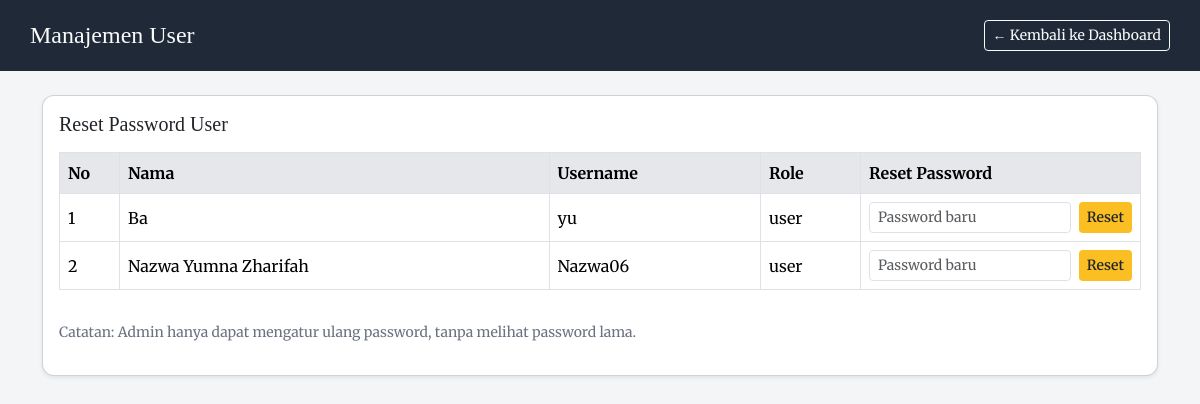
Page /Perpusimbad/admin/user.php on the committed database.
### tables this page shows
CREATE TABLE `users` (
  `id_user` int(11) NOT NULL,
  `nim` varchar(20) DEFAULT NULL,
  `nama` varchar(100) DEFAULT NULL,
  `jurusan` varchar(100) DEFAULT NULL,
  `username` varchar(50) DEFAULT NULL,
  `password` varchar(255) DEFAULT NULL,
  `role` enum('user') DEFAULT 'user'
);

### Perpusimbad/admin/user.php (the view, shortened to what this page needs)
<?php
include "../koneksi.php";
$users = mysqli_query(
    $koneksi,
    "SELECT id_user, nama, username, role FROM users ORDER BY id_user ASC"
);
?>
<!DOCTYPE html>
<html lang="id">
<head>
<link href="https://cdn.jsdelivr.net/npm/bootstrap@5.3.2/dist/css/bootstrap.min.css" rel="stylesheet">
</head>
<body>
<div class="admin-header">
    <h4>Manajemen User</h4>
    <a href="dashboard.php" class="btn btn-outline-light btn-sm">
        ← Kembali ke Dashboard
    </a>
</div>
<div class="container py-4">
    <div class="card shadow-sm">
        <div class="card-body">
            <h5 class="mb-3" style="font-family:'Playfair Display',serif;">
                Reset Password User
            </h5>
            <div class="table-responsive">
            <table class="table table-bordered align-middle">
                <thead>
                    <tr>
                        <th width="60">No</th>
                        <th>Nama</th>
                        <th>Username</th>
                        <th width="100">Role</th>
                        <th width="280">Reset Password</th>
                    </tr>
                </thead>
                <tbody>
                <?php $no=1; while($u=mysqli_fetch_assoc($users)): ?>
                    <tr>
                        <td><?= $no++ ?></td>
                        <td><?= htmlspecialchars($u['nama']) ?></td>
                        <td><?= htmlspecialchars($u['username']) ?></td>
                        <td><?= $u['role'] ?></td>
                        <td>
                            <form method="post" class="d-flex gap-2">
                                <input type="password"
                                       name="password"
                                       class="form-control form-control-sm"
                                       placeholder="Password baru"
                                       required>
                                <button type="submit"
                                        name="reset_pw"
                                        class="btn btn-reset btn-sm"
                                        onclick="return confirm('Reset password user ini?')">
                                    Reset
                                </button>
                            </form>
                        </td>
                    </tr>
                <?php endwhile; ?>
                </tbody>
            </table>
            </div>
            <p class="note mt-3">
                Catatan: Admin hanya dapat mengatur ulang password, tanpa melihat password lama.
            </p>
        </div>
    </div>
</div>
</body>
</html>

### Perpusimbad/admin/user.php (style rules this page uses)
body { background:#F4F5F7; font-family:'Merriweather',serif; }
.admin-header { background:#1F2937; color:#F9FAFB; padding:20px 30px; display:flex; align-items:center; justify-content:space-between; }
.admin-header h4 { font-family:'Playfair Display',serif; margin:0; }
.card { border-radius:12px; }
.table th { background:#E5E7EB; }
.btn-reset { background:#FBBF24; border:none; font-weight:600; }
.note { font-size:14px; color:#6B7280; }

### rows in the picture
users: nama "Ba", username "yu", role "user"
users: nama "Nazwa Yumna Zharifah", username "Nazwa06", role "user"
